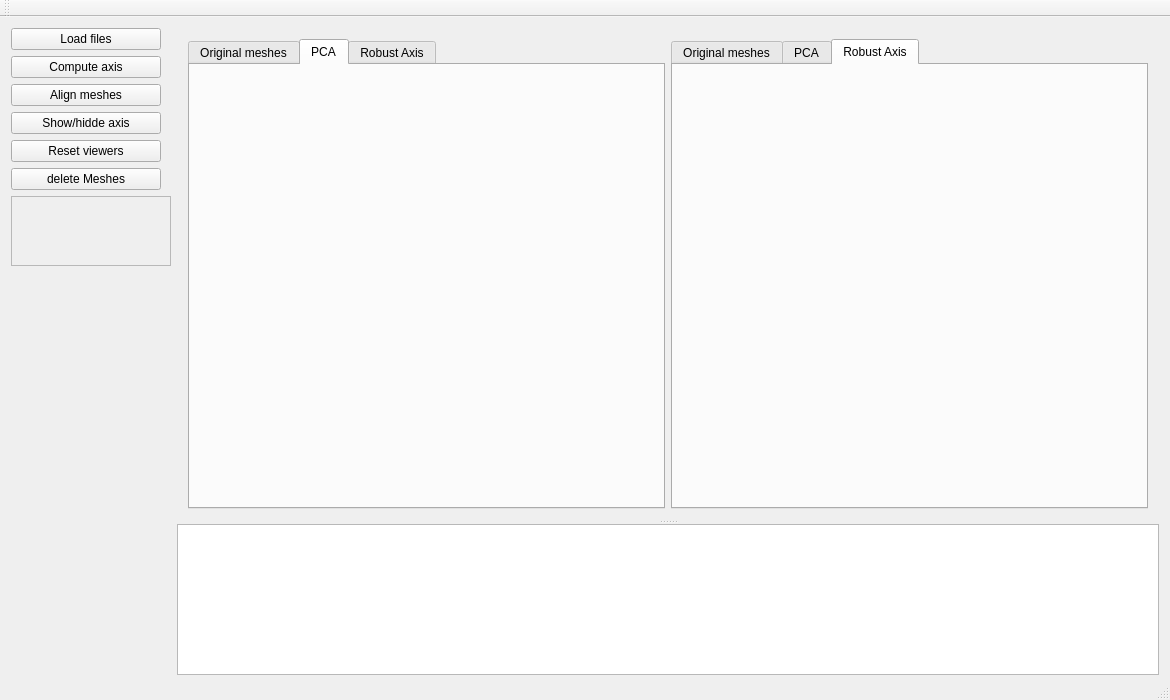
<?xml version="1.0" encoding="UTF-8"?>
<ui version="4.0">
 <class>MainWindow</class>
 <widget class="QMainWindow" name="MainWindow">
  <property name="geometry">
   <rect>
    <x>0</x>
    <y>0</y>
    <width>1170</width>
    <height>700</height>
   </rect>
  </property>
  <property name="sizePolicy">
   <sizepolicy hsizetype="Expanding" vsizetype="Expanding">
    <horstretch>0</horstretch>
    <verstretch>0</verstretch>
   </sizepolicy>
  </property>
  <property name="minimumSize">
   <size>
    <width>600</width>
    <height>600</height>
   </size>
  </property>
  <property name="windowTitle">
   <string>Mesh viewer</string>
  </property>
  <widget class="QWidget" name="centralWidget">
   <layout class="QHBoxLayout" name="horizontalLayout">
    <item>
     <layout class="QVBoxLayout" name="verticalLayout">
      <property name="sizeConstraint">
       <enum>QLayout::SetMaximumSize</enum>
      </property>
      <item>
       <widget class="QPushButton" name="openButton">
        <property name="maximumSize">
         <size>
          <width>150</width>
          <height>16777215</height>
         </size>
        </property>
        <property name="text">
         <string>Load files</string>
        </property>
       </widget>
      </item>
      <item>
       <widget class="QPushButton" name="computeButton">
        <property name="maximumSize">
         <size>
          <width>150</width>
          <height>16777215</height>
         </size>
        </property>
        <property name="text">
         <string>Compute axis</string>
        </property>
       </widget>
      </item>
      <item>
       <widget class="QPushButton" name="alignButton">
        <property name="maximumSize">
         <size>
          <width>150</width>
          <height>16777215</height>
         </size>
        </property>
        <property name="text">
         <string>Align meshes</string>
        </property>
       </widget>
      </item>
      <item>
       <widget class="QPushButton" name="axisButton">
        <property name="maximumSize">
         <size>
          <width>150</width>
          <height>16777215</height>
         </size>
        </property>
        <property name="text">
         <string>Show/hidde axis</string>
        </property>
       </widget>
      </item>
      <item>
       <widget class="QPushButton" name="resetPositionButton">
        <property name="maximumSize">
         <size>
          <width>150</width>
          <height>16777215</height>
         </size>
        </property>
        <property name="text">
         <string>Reset viewers</string>
        </property>
       </widget>
      </item>
      <item>
       <widget class="QPushButton" name="clearButton">
        <property name="maximumSize">
         <size>
          <width>150</width>
          <height>16777215</height>
         </size>
        </property>
        <property name="text">
         <string>delete Meshes</string>
        </property>
       </widget>
      </item>
      <item alignment="Qt::AlignTop">
       <widget class="QScrollArea" name="scrollArea">
        <property name="minimumSize">
         <size>
          <width>0</width>
          <height>0</height>
         </size>
        </property>
        <property name="maximumSize">
         <size>
          <width>160</width>
          <height>400</height>
         </size>
        </property>
        <property name="widgetResizable">
         <bool>true</bool>
        </property>
        <widget class="QWidget" name="scrollAreaWidgetContents">
         <property name="geometry">
          <rect>
           <x>0</x>
           <y>0</y>
           <width>154</width>
           <height>70</height>
          </rect>
         </property>
        </widget>
       </widget>
      </item>
     </layout>
    </item>
    <item>
     <widget class="QSplitter" name="splitter">
      <property name="sizePolicy">
       <sizepolicy hsizetype="Expanding" vsizetype="Expanding">
        <horstretch>0</horstretch>
        <verstretch>0</verstretch>
       </sizepolicy>
      </property>
      <property name="minimumSize">
       <size>
        <width>0</width>
        <height>647</height>
       </size>
      </property>
      <property name="orientation">
       <enum>Qt::Vertical</enum>
      </property>
      <widget class="QWidget" name="horizontalLayoutWidget">
       <layout class="QHBoxLayout" name="horizontalLayout_2">
        <property name="sizeConstraint">
         <enum>QLayout::SetMinimumSize</enum>
        </property>
        <item>
         <widget class="QTabWidget" name="tabWidgetLeft">
          <property name="minimumSize">
           <size>
            <width>400</width>
            <height>470</height>
           </size>
          </property>
          <property name="currentIndex">
           <number>1</number>
          </property>
          <widget class="QWidget" name="tab">
           <attribute name="title">
            <string>Original meshes</string>
           </attribute>
           <layout class="QHBoxLayout" name="horizontalLayout_3">
            <item>
             <widget class="MeshViewerWidget" name="viewer_2" native="true">
              <property name="sizePolicy">
               <sizepolicy hsizetype="Expanding" vsizetype="Expanding">
                <horstretch>0</horstretch>
                <verstretch>0</verstretch>
               </sizepolicy>
              </property>
              <property name="minimumSize">
               <size>
                <width>400</width>
                <height>300</height>
               </size>
              </property>
             </widget>
            </item>
           </layout>
          </widget>
          <widget class="QWidget" name="tab_3">
           <attribute name="title">
            <string>PCA</string>
           </attribute>
           <layout class="QHBoxLayout" name="horizontalLayout_5">
            <item>
             <widget class="MeshViewerWidget" name="viewer_4" native="true">
              <property name="sizePolicy">
               <sizepolicy hsizetype="Expanding" vsizetype="Expanding">
                <horstretch>0</horstretch>
                <verstretch>0</verstretch>
               </sizepolicy>
              </property>
              <property name="minimumSize">
               <size>
                <width>400</width>
                <height>300</height>
               </size>
              </property>
             </widget>
            </item>
           </layout>
          </widget>
          <widget class="QWidget" name="tab_4">
           <attribute name="title">
            <string>Robust Axis</string>
           </attribute>
           <layout class="QHBoxLayout" name="horizontalLayout_8">
            <item>
             <widget class="MeshViewerWidget" name="viewer_6" native="true">
              <property name="sizePolicy">
               <sizepolicy hsizetype="Expanding" vsizetype="Expanding">
                <horstretch>0</horstretch>
                <verstretch>0</verstretch>
               </sizepolicy>
              </property>
              <property name="minimumSize">
               <size>
                <width>400</width>
                <height>300</height>
               </size>
              </property>
             </widget>
            </item>
           </layout>
          </widget>
         </widget>
        </item>
        <item>
         <widget class="QTabWidget" name="tabWidgetRight">
          <property name="minimumSize">
           <size>
            <width>400</width>
            <height>470</height>
           </size>
          </property>
          <property name="currentIndex">
           <number>2</number>
          </property>
          <widget class="QWidget" name="tab_1">
           <attribute name="title">
            <string>Original meshes</string>
           </attribute>
           <layout class="QHBoxLayout" name="horizontalLayout_4">
            <item>
             <widget class="MeshViewerWidget" name="viewer" native="true">
              <property name="sizePolicy">
               <sizepolicy hsizetype="Expanding" vsizetype="Expanding">
                <horstretch>0</horstretch>
                <verstretch>0</verstretch>
               </sizepolicy>
              </property>
              <property name="minimumSize">
               <size>
                <width>400</width>
                <height>300</height>
               </size>
              </property>
             </widget>
            </item>
           </layout>
          </widget>
          <widget class="QWidget" name="tab_2">
           <attribute name="title">
            <string>PCA</string>
           </attribute>
           <layout class="QHBoxLayout" name="horizontalLayout_6">
            <item>
             <widget class="MeshViewerWidget" name="viewer_3" native="true">
              <property name="sizePolicy">
               <sizepolicy hsizetype="Expanding" vsizetype="Expanding">
                <horstretch>0</horstretch>
                <verstretch>0</verstretch>
               </sizepolicy>
              </property>
              <property name="minimumSize">
               <size>
                <width>400</width>
                <height>300</height>
               </size>
              </property>
             </widget>
            </item>
           </layout>
          </widget>
          <widget class="QWidget" name="tab_5">
           <attribute name="title">
            <string>Robust Axis</string>
           </attribute>
           <layout class="QHBoxLayout" name="horizontalLayout_7">
            <item>
             <widget class="MeshViewerWidget" name="viewer_5" native="true">
              <property name="sizePolicy">
               <sizepolicy hsizetype="Expanding" vsizetype="Expanding">
                <horstretch>0</horstretch>
                <verstretch>0</verstretch>
               </sizepolicy>
              </property>
              <property name="minimumSize">
               <size>
                <width>400</width>
                <height>300</height>
               </size>
              </property>
             </widget>
            </item>
           </layout>
          </widget>
         </widget>
        </item>
       </layout>
      </widget>
      <widget class="QPlainTextEdit" name="outputText">
       <property name="minimumSize">
        <size>
         <width>500</width>
         <height>50</height>
        </size>
       </property>
      </widget>
     </widget>
    </item>
   </layout>
  </widget>
  <widget class="QMenuBar" name="menuBar">
   <property name="geometry">
    <rect>
     <x>0</x>
     <y>0</y>
     <width>1170</width>
     <height>20</height>
    </rect>
   </property>
  </widget>
  <widget class="QToolBar" name="mainToolBar">
   <attribute name="toolBarArea">
    <enum>TopToolBarArea</enum>
   </attribute>
   <attribute name="toolBarBreak">
    <bool>false</bool>
   </attribute>
  </widget>
  <widget class="QStatusBar" name="statusBar"/>
 </widget>
 <layoutdefault spacing="6" margin="11"/>
 <customwidgets>
  <customwidget>
   <class>MeshViewerWidget</class>
   <extends>QWidget</extends>
   <header location="global">MeshViewerWidget.hh</header>
   <container>1</container>
  </customwidget>
 </customwidgets>
 <resources/>
 <connections/>
</ui>
